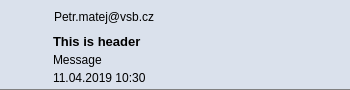
<?xml version="1.0" encoding="UTF-8"?>
<ui version="4.0">
 <class>MyListItem</class>
 <widget class="QWidget" name="MyListItem">
  <property name="geometry">
   <rect>
    <x>0</x>
    <y>0</y>
    <width>350</width>
    <height>90</height>
   </rect>
  </property>
  <property name="minimumSize">
   <size>
    <width>350</width>
    <height>90</height>
   </size>
  </property>
  <property name="maximumSize">
   <size>
    <width>350</width>
    <height>110</height>
   </size>
  </property>
  <property name="mouseTracking">
   <bool>false</bool>
  </property>
  <property name="windowTitle">
   <string>Form</string>
  </property>
  <property name="autoFillBackground">
   <bool>false</bool>
  </property>
  <property name="styleSheet">
   <string notr="true">background-color:#DAE1EC;
color: black;</string>
  </property>
  <layout class="QGridLayout" name="gridLayout">
   <property name="leftMargin">
    <number>0</number>
   </property>
   <property name="topMargin">
    <number>0</number>
   </property>
   <property name="rightMargin">
    <number>0</number>
   </property>
   <property name="bottomMargin">
    <number>0</number>
   </property>
   <property name="spacing">
    <number>0</number>
   </property>
   <item row="2" column="1">
    <widget class="QLabel" name="label_message">
     <property name="styleSheet">
      <string notr="true">padding-bottom: 4;</string>
     </property>
     <property name="text">
      <string>Message</string>
     </property>
    </widget>
   </item>
   <item row="3" column="0">
    <widget class="QWidget" name="widget_4" native="true">
     <property name="maximumSize">
      <size>
       <width>50</width>
       <height>50</height>
      </size>
     </property>
     <property name="styleSheet">
      <string notr="true">border-bottom: 1px solid gray;
padding-bottom: 4;</string>
     </property>
     <layout class="QVBoxLayout" name="verticalLayout_4">
      <property name="spacing">
       <number>0</number>
      </property>
      <property name="leftMargin">
       <number>0</number>
      </property>
      <property name="topMargin">
       <number>0</number>
      </property>
      <property name="rightMargin">
       <number>0</number>
      </property>
      <property name="bottomMargin">
       <number>0</number>
      </property>
     </layout>
    </widget>
   </item>
   <item row="0" column="0">
    <widget class="QWidget" name="widget" native="true">
     <property name="maximumSize">
      <size>
       <width>50</width>
       <height>50</height>
      </size>
     </property>
     <layout class="QVBoxLayout" name="verticalLayout">
      <property name="spacing">
       <number>0</number>
      </property>
      <property name="leftMargin">
       <number>0</number>
      </property>
      <property name="topMargin">
       <number>0</number>
      </property>
      <property name="rightMargin">
       <number>0</number>
      </property>
      <property name="bottomMargin">
       <number>0</number>
      </property>
      <item>
       <widget class="QLabel" name="label">
        <property name="minimumSize">
         <size>
          <width>50</width>
          <height>50</height>
         </size>
        </property>
        <property name="styleSheet">
         <string notr="true">padding: 10px;</string>
        </property>
        <property name="text">
         <string/>
        </property>
        <property name="pixmap">
         <pixmap resource="img.qrc">:/images/buttons/user.png</pixmap>
        </property>
        <property name="scaledContents">
         <bool>false</bool>
        </property>
        <property name="alignment">
         <set>Qt::AlignCenter</set>
        </property>
       </widget>
      </item>
     </layout>
    </widget>
   </item>
   <item row="1" column="1">
    <widget class="QLabel" name="label_header">
     <property name="font">
      <font>
       <pointsize>10</pointsize>
       <weight>75</weight>
       <bold>true</bold>
      </font>
     </property>
     <property name="styleSheet">
      <string notr="true">padding-bottom: 4;</string>
     </property>
     <property name="text">
      <string>This is header</string>
     </property>
    </widget>
   </item>
   <item row="1" column="0">
    <widget class="QWidget" name="widget_2" native="true">
     <property name="maximumSize">
      <size>
       <width>50</width>
       <height>50</height>
      </size>
     </property>
     <property name="styleSheet">
      <string notr="true">padding-bottom: 4;</string>
     </property>
     <layout class="QVBoxLayout" name="verticalLayout_2">
      <property name="spacing">
       <number>0</number>
      </property>
      <property name="leftMargin">
       <number>0</number>
      </property>
      <property name="topMargin">
       <number>0</number>
      </property>
      <property name="rightMargin">
       <number>0</number>
      </property>
      <property name="bottomMargin">
       <number>0</number>
      </property>
     </layout>
    </widget>
   </item>
   <item row="2" column="0">
    <widget class="QWidget" name="widget_3" native="true">
     <property name="maximumSize">
      <size>
       <width>50</width>
       <height>50</height>
      </size>
     </property>
     <property name="styleSheet">
      <string notr="true">padding-bottom: 4;</string>
     </property>
     <layout class="QVBoxLayout" name="verticalLayout_3">
      <property name="spacing">
       <number>0</number>
      </property>
      <property name="leftMargin">
       <number>0</number>
      </property>
      <property name="topMargin">
       <number>0</number>
      </property>
      <property name="rightMargin">
       <number>0</number>
      </property>
      <property name="bottomMargin">
       <number>0</number>
      </property>
     </layout>
    </widget>
   </item>
   <item row="0" column="1">
    <widget class="QLabel" name="label_from">
     <property name="styleSheet">
      <string notr="true">padding-left: 1;</string>
     </property>
     <property name="text">
      <string>Petr.matej@vsb.cz</string>
     </property>
    </widget>
   </item>
   <item row="3" column="1">
    <widget class="QLabel" name="label_date">
     <property name="styleSheet">
      <string notr="true">border-bottom: 1px solid gray;
padding-bottom: 4;</string>
     </property>
     <property name="text">
      <string>11.04.2019 10:30</string>
     </property>
    </widget>
   </item>
  </layout>
 </widget>
 <resources>
  <include location="img.qrc"/>
 </resources>
 <connections/>
</ui>
